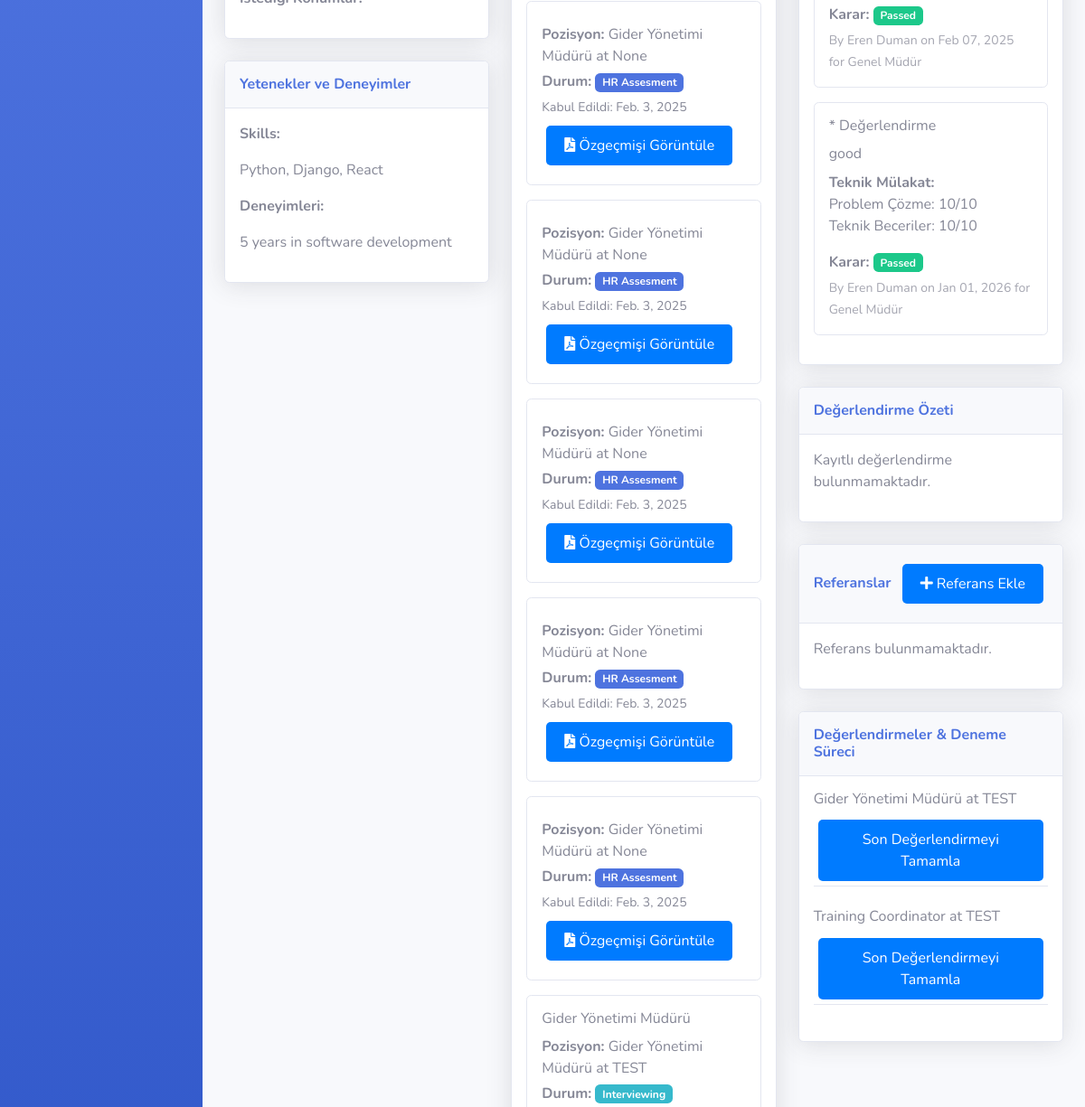
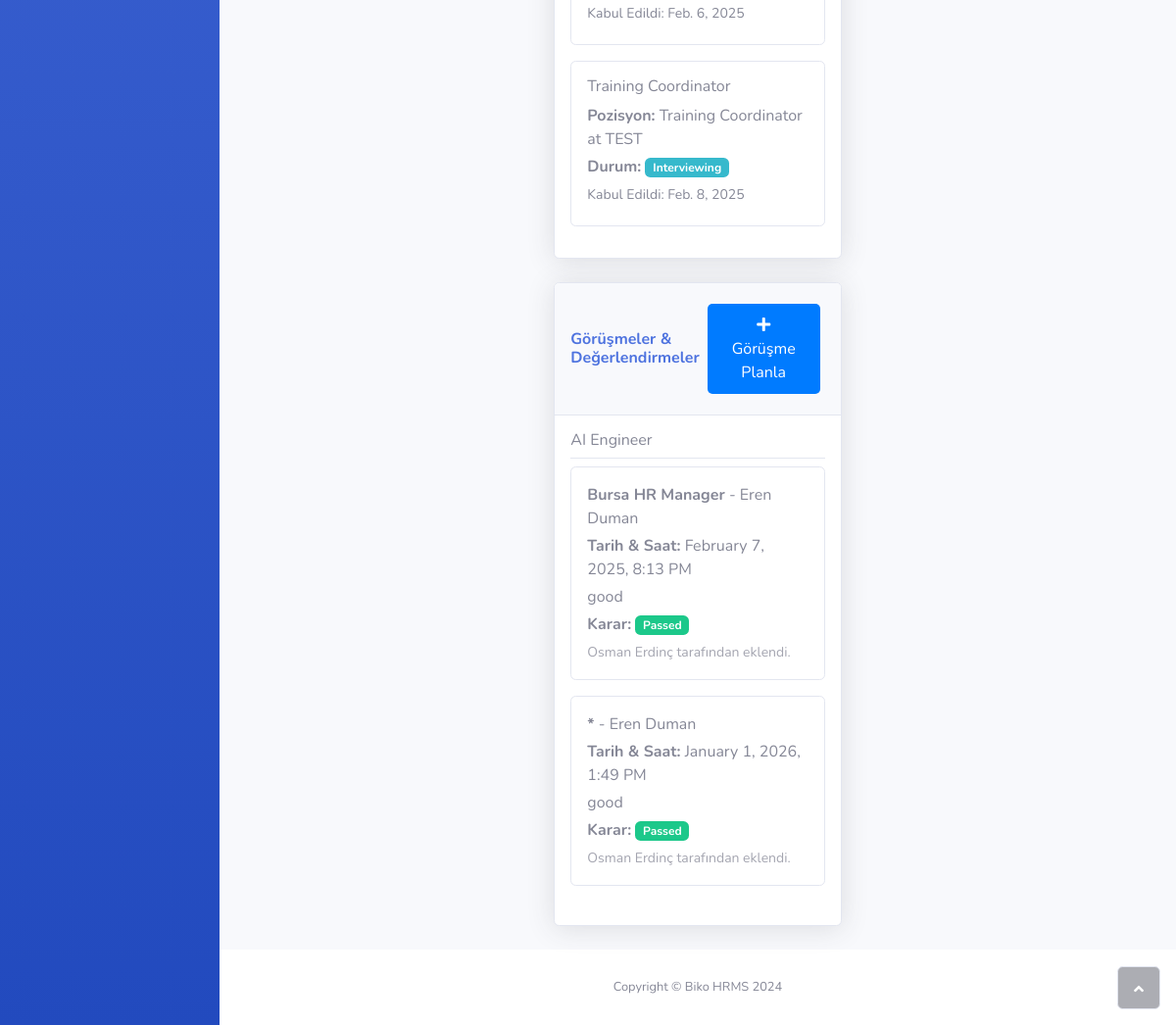
Before: /candidate/candidate/1/profile/ (signed in, lower part) with the older database file (2 pictures, top to bottom).
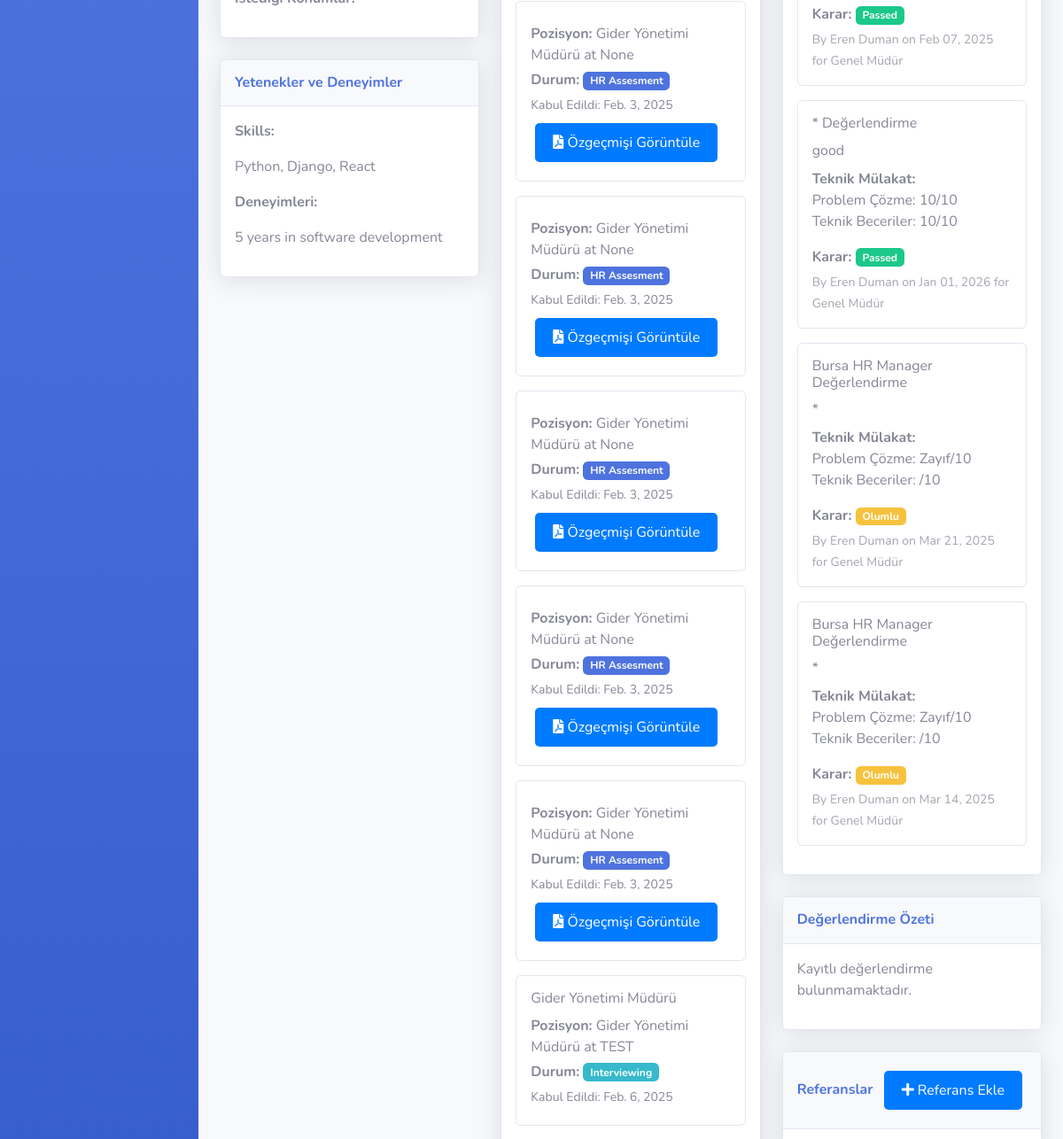
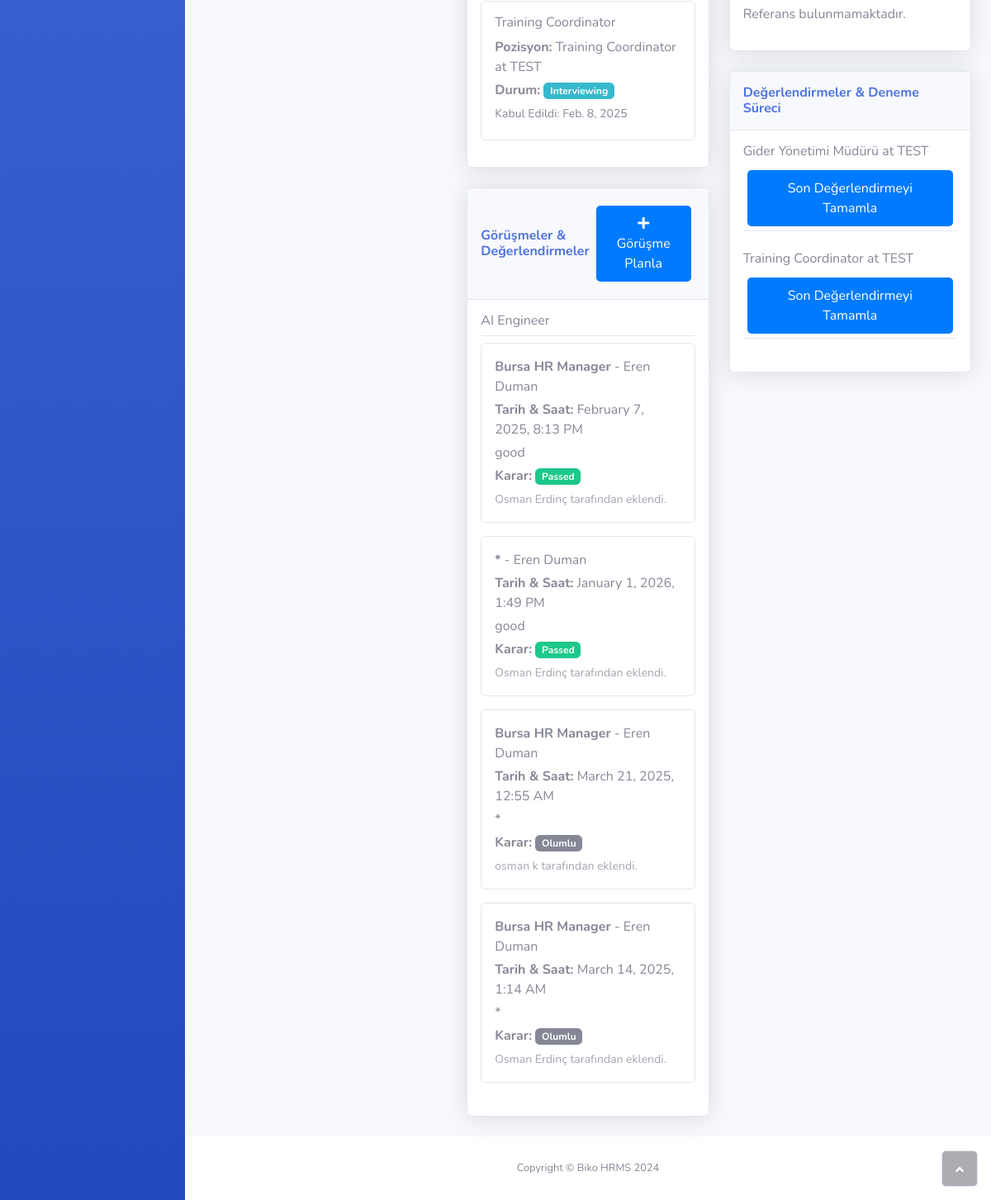
After: the same page with the newer database file (2 pictures, top to bottom).
### biko_hr/models.py (models this page shows)
class Application(models.Model):
    candidate = models.ForeignKey(Candidate, on_delete=models.CASCADE, null=True, blank=True)
    job = models.ForeignKey(IncubationJob, on_delete=models.CASCADE) # in order to terminate or success the application after incubation period. Also shows the applied job.
    application_date = models.DateField()
    status = models.CharField(max_length=50, default="Pending")
    uploaded_resume = models.FileField(upload_to='resumes/', null=True, blank=True)
    assigned_by = models.ForeignKey(User, on_delete=models.CASCADE, null=True, blank=True)

class IncubationJob(models.Model):
    position = models.ForeignKey(Position, on_delete=models.CASCADE, default=None,blank=True, null=True)
    category = models.OneToOneField(JobCategory, on_delete=models.CASCADE,  null=True, blank=True)
    organization = models.ForeignKey(Organization, on_delete=models.CASCADE, default=None,blank=True, null=True)
    title = models.CharField(max_length=200)
    description = models.TextField()
    required_skills = models.TextField()
    status = models.CharField(max_length=50)
    preferred_locations = models.TextField()
    department = models.CharField(max_length=100)

class Position(models.Model):
    position = models.CharField(max_length=100)
    category = models.ForeignKey(JobCategory, on_delete=models.CASCADE, null=True,blank=True, default=None)
    def __str__(self):
        return self.position

class Organization(models.Model):
    organization = models.CharField(max_length=100)
    location = models.ForeignKey(Location, on_delete=models.CASCADE)
    def __str__(self):
        return self.organization

class Interview(models.Model):
    application = models.ForeignKey(Application, on_delete=models.CASCADE)
    date = models.DateTimeField()  # Changed from DateField to DateTimeField
    candidate = models.ForeignKey(Candidate, on_delete=models.CASCADE)
    application_source = models.CharField(max_length=200)
    general_assessment = models.TextField()
    evaluator = models.ForeignKey(User, on_delete=models.CASCADE, related_name='evaluated_interviews')
    evaluator_role = models.CharField(max_length=100)
    attributes_id = models.TextField()  # Placeholder for complex attributes
    manager = models.ForeignKey(User, on_delete=models.CASCADE, related_name='managed_interviews')
    work_hours_assessment = models.TextField()
    evaluation_scores = models.TextField()
    decision = models.TextField()

### candidate/views.py (the view)
# urls.py: path('candidate/<int:candidate_id>/profile/', views.candidate_profile, name='candidate_profile'),
@login_required
def candidate_profile(request, candidate_id):
    candidate = get_object_or_404(Candidate, id=candidate_id)
    hr_staff = User.objects.filter(user_type__user_type='hr_staff').exclude(user_type__isnull=True)
    managers = User.objects.filter(user_type__user_type__in=['organization_staff', 'Director']).exclude(user_type__isnull=True)
    applications = Application.objects.filter(candidate=candidate)
    evaluations = Evaluation.objects.filter(candidate=candidate)
    interviews = Interview.objects.filter(candidate=candidate)
    job_requests = JobRequest.objects.all()  # Açık işler için uygun bir filtre ekleyin
    context = {
        'candidate': candidate,
        'applications': applications,
        'evaluations': evaluations,
        'interviews': interviews,
        'hr_staff': hr_staff,
        'managers': managers,
        'job_requests': job_requests,
    }
    return render(request, 'candidate_profile.html', context)

### candidate/templatetags/candidate_filters.py (called while the page is built)
@register.filter
def json_parse(value):
    try:
        return json.loads(value)
    except:
        return {}

### candidate/templates/candidate_profile.html (shortened to what the changed rows need)
{% extends 'home.html' %}
{% load bootstrap4 %}
{% load static %}
{% block content %}
{% load candidate_filters %}
<div class="container-fluid">
    <div class="row">
        <div class="col-lg-4">
            <div class="card shadow mb-4">
                <div class="card-body">
                    {% for application in applications %}
                    <div class="application-card mb-3 p-3 border rounded">
                        <h6>{{ application.job.title }}</h6>
                        <p class="mb-1">
                            <strong>Pozisyon:</strong> {{ application.job.position.position }}
                            at {{ application.job.organization }}
                        </p>
                        <p class="mb-1">
                            <strong>Durum:</strong>
                            <span class="badge {% if application.status == 'Pending' %}bg-warning
                                           {% elif application.status == 'Interviewing' %}bg-info
                                           {% elif application.status == 'HR Assesment' %}bg-primary
                                           {% elif application.status == 'Accepted' %}bg-success
                                           {% elif application.status == 'Rejected' %}bg-danger
                                           {% endif %}">
                                {{ application.status }}
                            </span>
                        </p>
                        <p class="mb-1"><small>Kabul Edildi: {{ application.application_date }}</small></p>
                        {% if application.uploaded_resume %}
                            <a href="{{ application.uploaded_resume.url }}" class="btn btn-sm btn-outline-primary">
                                <i class="fas fa-file-pdf"></i> Özgeçmişi Görüntüle
                            </a>
                        {% endif %}
                    </div>
                    {% empty %}
                    <p>Aktif başvuru bulunmamaktadır.</p>
                    {% endfor %}
                </div>
            </div>
            <div class="card shadow mb-4">
                <div class="card-body">
                    {% regroup interviews by application as application_interviews %}
                    {% for app_group in application_interviews %}
                        {% if app_group.grouper %}
                            <div class="mb-4">
                                <h6 class="border-bottom pb-2">
                                    {{ app_group.grouper.job.title }}
                                </h6>
                                {% for interview in app_group.list %}
                                    <div class="interview-card mb-3 p-3 border rounded">
                                        <p class="mb-1">
                                            <strong>{{ interview.evaluator_role }}</strong> -
                                            {{ interview.evaluator.get_full_name }}
                                        </p>
                                        <p class="mb-1"><strong>Tarih & Saat:</strong> {{ interview.date|date:"F j, Y, g:i A" }}</p>
                                        {% if interview.general_assessment %}
                                            <p class="mb-1">{{ interview.general_assessment }}</p>
                                        {% endif %}
                                        {% if interview.decision != 'Note' %}
                                            <p class="mb-1">
                                                <strong>Karar:</strong>
                                                <span class="badge {% if interview.decision == 'Pending' %}bg-warning
                                                       {% elif interview.decision == 'Passed' %}bg-success
                                                       {% elif interview.decision == 'Failed' %}bg-danger
                                                       {% else %}bg-secondary{% endif %}">
                                                    {{ interview.decision }}
                                                </span>
                                            </p>
                                        {% endif %}
                                        <small class="text-muted">
                                            {{ interview.manager.get_full_name }} tarafından eklendi.
                                        </small>
                                    </div>
                                {% endfor %}
                            </div>
                        {% endif %}
                    {% empty %}
                        <p>Görüşme ve Değerlendirme bulunmamaktadır.</p>
                    {% endfor %}
                </div>
            </div>
        </div>
        <div class="col-lg-4">
            <div class="card shadow mb-4">
                <div class="card-body">
                    {% for interview in interviews %}
                        <div class="note-card mb-3 p-3 border rounded">
                            {% if interview.decision == 'Note' %}
                                <p>{{ interview.general_assessment }}</p>
                                <small class="text-muted">
                                    {{ interview.manager.get_full_name }} tarafından oluşturulan {{ interview.date|date:"M d, Y" }} tarihli genel notlar
                                </small>
                            {% else %}
                                <h6>{{ interview.evaluator_role }} Değerlendirme</h6>
                                <p class="mb-2">{{ interview.general_assessment }}</p>
                                {% if interview.evaluation_scores %}
                                    <div class="mb-2">
                                        <strong>Teknik Mülakat:</strong>
                                        {% with scores=interview.evaluation_scores|json_parse %}
                                            <ul class="list-unstyled">
                                                <li>Problem Çözme: {{ scores.problem_solving }}/10</li>
                                                <li>Teknik Beceriler: {{ scores.technical_skills }}/10</li>
                                            </ul>
                                        {% endwith %}
                                    </div>
                                {% endif %}
                                <p class="mb-1">
                                    <strong>Karar:</strong>
                                    <span class="badge {% if interview.decision == 'Passed' %}bg-success
                                                   {% elif interview.decision == 'Failed' %}bg-danger
                                                   {% else %}bg-warning{% endif %}">
                                        {{ interview.decision }}
                                    </span>
                                </p>
                                <small class="text-muted">
                                    By {{ interview.evaluator.get_full_name }} on {{ interview.date|date:"M d, Y" }}
                                    {% if interview.application %}
                                        for {{ interview.application.job.position.position }}
                                    {% endif %}
                                </small>
                            </div>
                        {% endif %}
                    {% empty %}
                        <p>Görüşme veya Değerlendirme bulunmamaktadır</p>
                    {% endfor %}
                </div>
            </div>
            <div class="card shadow mb-4">
                <div class="card-body">
                    {% for application in applications %}
                        {% if application.status == 'Interviewing' %}
                            <div class="evaluation-section mb-4 border-bottom">
                                <h6>{{ application.job.position.position }} at {{ application.job.organization }}</h6>
                                <div class="text-right">
                                    <a href="{% url 'candidate_evaluation' application.id %}" class="btn btn-primary btn-sm">
                                        Son Değerlendirmeyi Tamamla
                                    </a>
                                </div>
                            </div>
                        {% endif %}
                    {% empty %}
                        <p>Görüşme aşamasında olan bir başvuru bulunmamaktadır.</p>
                    {% endfor %}
                </div>
            </div>
        </div>
    </div>
</div>
{% endblock %}

Changed rows visible on the page:
added Interview: evaluator_role "Bursa HR Manager", evaluator.get_full_name "Eren Duman", date "March 21, 2025, 12:55 AM", general_assessment "*", decision "Olumlu", manager.get_full_name "osman k", problem_solving "Zayıf", date "Mar 21, 2025", application.job.position.position "Genel Müdür"
added Interview: evaluator_role "Bursa HR Manager", evaluator.get_full_name "Eren Duman", date "March 14, 2025, 1:14 AM", general_assessment "*", decision "Olumlu", manager.get_full_name "Osman Erdinç", problem_solving "Zayıf", date "Mar 14, 2025", application.job.position.position "Genel Müdür"
